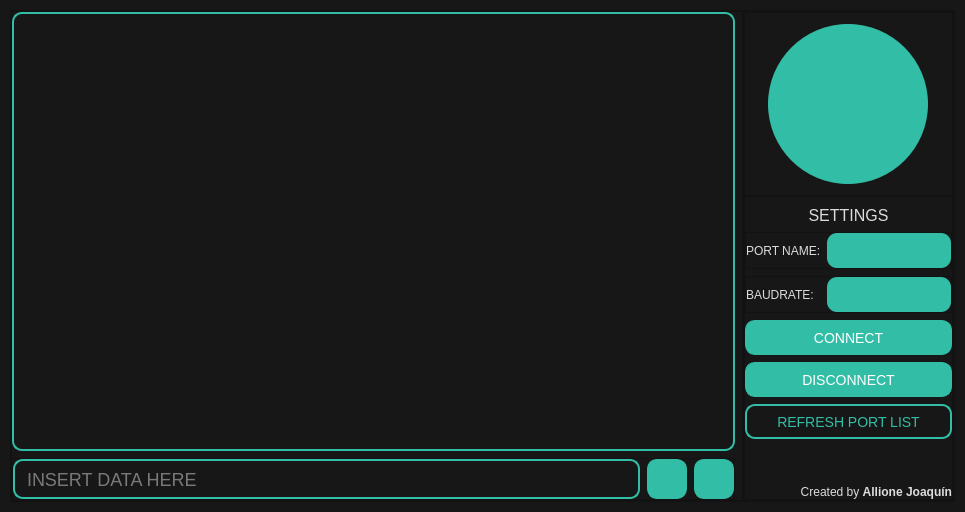
<?xml version="1.0" encoding="UTF-8"?>
<ui version="4.0">
 <class>MainWindow</class>
 <widget class="QMainWindow" name="MainWindow">
  <property name="geometry">
   <rect>
    <x>0</x>
    <y>0</y>
    <width>965</width>
    <height>512</height>
   </rect>
  </property>
  <property name="minimumSize">
   <size>
    <width>790</width>
    <height>512</height>
   </size>
  </property>
  <property name="windowTitle">
   <string>SERIAL Terminal</string>
  </property>
  <property name="styleSheet">
   <string notr="true">background-color: rgb(23,23,23);
color:#DCDCDC;</string>
  </property>
  <widget class="QWidget" name="centralwidget">
   <layout class="QVBoxLayout" name="verticalLayout">
    <property name="spacing">
     <number>0</number>
    </property>
    <property name="leftMargin">
     <number>10</number>
    </property>
    <property name="topMargin">
     <number>10</number>
    </property>
    <property name="rightMargin">
     <number>10</number>
    </property>
    <property name="bottomMargin">
     <number>10</number>
    </property>
    <item>
     <widget class="QFrame" name="frame">
      <property name="styleSheet">
       <string notr="true">QToolTip { 
       background-color: rgb(50,50,50); 
       color: white; 
       border: black solid 1px;
}</string>
      </property>
      <property name="frameShape">
       <enum>QFrame::StyledPanel</enum>
      </property>
      <property name="frameShadow">
       <enum>QFrame::Raised</enum>
      </property>
      <layout class="QHBoxLayout" name="horizontalLayout">
       <property name="spacing">
        <number>0</number>
       </property>
       <property name="leftMargin">
        <number>0</number>
       </property>
       <property name="topMargin">
        <number>0</number>
       </property>
       <property name="rightMargin">
        <number>0</number>
       </property>
       <property name="bottomMargin">
        <number>0</number>
       </property>
       <item>
        <widget class="QFrame" name="frame_2">
         <property name="frameShape">
          <enum>QFrame::StyledPanel</enum>
         </property>
         <property name="frameShadow">
          <enum>QFrame::Raised</enum>
         </property>
         <layout class="QVBoxLayout" name="verticalLayout_3">
          <property name="spacing">
           <number>7</number>
          </property>
          <property name="leftMargin">
           <number>0</number>
          </property>
          <property name="topMargin">
           <number>0</number>
          </property>
          <property name="rightMargin">
           <number>7</number>
          </property>
          <property name="bottomMargin">
           <number>0</number>
          </property>
          <item>
           <widget class="QFrame" name="frame_6">
            <property name="minimumSize">
             <size>
              <width>520</width>
              <height>230</height>
             </size>
            </property>
            <property name="styleSheet">
             <string notr="true">QFrame{
	border: 2px solid rgb(50, 190, 166);
	border-radius: 10px;
}
</string>
            </property>
            <property name="frameShape">
             <enum>QFrame::StyledPanel</enum>
            </property>
            <property name="frameShadow">
             <enum>QFrame::Raised</enum>
            </property>
            <layout class="QVBoxLayout" name="verticalLayout_4">
             <item>
              <widget class="QTextBrowser" name="textBrowser_terminal_view">
               <property name="toolTip">
                <string/>
               </property>
               <property name="styleSheet">
                <string notr="true">QTextBrowser{
	border: None;
	background-color: transparent;
	font-size: 18px;
}</string>
               </property>
              </widget>
             </item>
            </layout>
           </widget>
          </item>
          <item>
           <widget class="QFrame" name="frame_8">
            <property name="styleSheet">
             <string notr="true">QPushButton{
	border-radius: 10px;
	color: white;
	border: none;
	font: 15px;
	background-color: qlineargradient(spread:pad, x1:0, y1:0.534091, x2:1, y2:0.545455, stop:0 rgba(0, 85, 255, 255), stop:1 rgba(71, 129, 255, 255));
}

QPushButton::hover{
	background-color: qlineargradient(spread:pad, x1:0, y1:0.534091, x2:1, y2:0.545455, stop:0 rgba(50, 85, 255, 255), stop:1 rgba(71, 129, 255, 255));
}</string>
            </property>
            <property name="frameShape">
             <enum>QFrame::StyledPanel</enum>
            </property>
            <property name="frameShadow">
             <enum>QFrame::Raised</enum>
            </property>
            <layout class="QHBoxLayout" name="horizontalLayout_3">
             <property name="spacing">
              <number>7</number>
             </property>
             <property name="leftMargin">
              <number>0</number>
             </property>
             <property name="topMargin">
              <number>0</number>
             </property>
             <property name="rightMargin">
              <number>0</number>
             </property>
             <property name="bottomMargin">
              <number>0</number>
             </property>
             <item>
              <widget class="QLineEdit" name="lineEdit_data">
               <property name="minimumSize">
                <size>
                 <width>0</width>
                 <height>40</height>
                </size>
               </property>
               <property name="maximumSize">
                <size>
                 <width>16777215</width>
                 <height>40</height>
                </size>
               </property>
               <property name="styleSheet">
                <string notr="true">QLineEdit{
	border-radius: 10px;
	border: 2px solid rgb(50, 190, 166);
	font-size: 18px;
	padding-right: 10px;
	padding-left: 10px;
}</string>
               </property>
               <property name="placeholderText">
                <string>INSERT DATA HERE</string>
               </property>
              </widget>
             </item>
             <item>
              <widget class="QPushButton" name="pushButton_send">
               <property name="minimumSize">
                <size>
                 <width>40</width>
                 <height>40</height>
                </size>
               </property>
               <property name="maximumSize">
                <size>
                 <width>40</width>
                 <height>40</height>
                </size>
               </property>
               <property name="cursor">
                <cursorShape>PointingHandCursor</cursorShape>
               </property>
               <property name="toolTip">
                <string>Send data</string>
               </property>
               <property name="toolTipDuration">
                <number>5000</number>
               </property>
               <property name="styleSheet">
                <string notr="true">QPushButton{
	border: 1px solid black;
	border-radius: 10px;
	background: qlineargradient(x1: 0, y1: 0, x2: 0, y2: 1,
                                 stop: 0 #E1E1E1, stop: 0.4 #DDDDDD,
                                 stop: 0.5 #D8D8D8, stop: 1.0 #D3D3D3);
	image: url(:/icons/icons8-lleno-enviado-25.png);
	background-color: rgb(50, 190, 166);
	border: 1px solid rgb(50, 190, 166);
}

QPushButton::hover{
	background-color: rgb(38, 175, 155);
}</string>
               </property>
               <property name="text">
                <string/>
               </property>
              </widget>
             </item>
             <item>
              <widget class="QPushButton" name="pushButton_clean">
               <property name="minimumSize">
                <size>
                 <width>40</width>
                 <height>40</height>
                </size>
               </property>
               <property name="maximumSize">
                <size>
                 <width>40</width>
                 <height>40</height>
                </size>
               </property>
               <property name="cursor">
                <cursorShape>PointingHandCursor</cursorShape>
               </property>
               <property name="toolTip">
                <string>Clean Terminal.</string>
               </property>
               <property name="toolTipDuration">
                <number>5000</number>
               </property>
               <property name="styleSheet">
                <string notr="true">QPushButton{
	border: 1px solid black;
	border-radius: 10px;
	background: qlineargradient(x1: 0, y1: 0, x2: 0, y2: 1,
                                 stop: 0 #E1E1E1, stop: 0.4 #DDDDDD,
                                 stop: 0.5 #D8D8D8, stop: 1.0 #D3D3D3);
	image: url(:/icons/icons8-eliminar-25.png);
	background-color: rgb(50, 190, 166);
	border: 1px solid rgb(50, 190, 166);
}

QPushButton::hover{
	background-color: rgb(38, 175, 155);
}</string>
               </property>
               <property name="text">
                <string/>
               </property>
              </widget>
             </item>
            </layout>
           </widget>
          </item>
         </layout>
        </widget>
       </item>
       <item>
        <widget class="QFrame" name="frame_3">
         <property name="minimumSize">
          <size>
           <width>200</width>
           <height>0</height>
          </size>
         </property>
         <property name="maximumSize">
          <size>
           <width>300</width>
           <height>16777215</height>
          </size>
         </property>
         <property name="frameShape">
          <enum>QFrame::StyledPanel</enum>
         </property>
         <property name="frameShadow">
          <enum>QFrame::Raised</enum>
         </property>
         <layout class="QVBoxLayout" name="verticalLayout_2">
          <property name="spacing">
           <number>0</number>
          </property>
          <property name="leftMargin">
           <number>0</number>
          </property>
          <property name="topMargin">
           <number>0</number>
          </property>
          <property name="rightMargin">
           <number>0</number>
          </property>
          <property name="bottomMargin">
           <number>0</number>
          </property>
          <item>
           <widget class="QFrame" name="frame_4">
            <property name="minimumSize">
             <size>
              <width>0</width>
              <height>184</height>
             </size>
            </property>
            <property name="maximumSize">
             <size>
              <width>16777215</width>
              <height>250</height>
             </size>
            </property>
            <property name="frameShape">
             <enum>QFrame::StyledPanel</enum>
            </property>
            <property name="frameShadow">
             <enum>QFrame::Raised</enum>
            </property>
            <layout class="QHBoxLayout" name="horizontalLayout_4">
             <property name="spacing">
              <number>0</number>
             </property>
             <property name="leftMargin">
              <number>0</number>
             </property>
             <property name="topMargin">
              <number>0</number>
             </property>
             <property name="rightMargin">
              <number>0</number>
             </property>
             <property name="bottomMargin">
              <number>0</number>
             </property>
             <item>
              <widget class="QFrame" name="frame_9">
               <property name="minimumSize">
                <size>
                 <width>160</width>
                 <height>160</height>
                </size>
               </property>
               <property name="maximumSize">
                <size>
                 <width>160</width>
                 <height>160</height>
                </size>
               </property>
               <property name="styleSheet">
                <string notr="true">QFrame{
	border-radius: 80px;
	background-color: rgb(50, 190, 166);
	image: url(:/img/settings_10.png);
}
</string>
               </property>
               <property name="frameShape">
                <enum>QFrame::StyledPanel</enum>
               </property>
               <property name="frameShadow">
                <enum>QFrame::Raised</enum>
               </property>
              </widget>
             </item>
            </layout>
           </widget>
          </item>
          <item>
           <widget class="QFrame" name="frame_5">
            <property name="frameShape">
             <enum>QFrame::StyledPanel</enum>
            </property>
            <property name="frameShadow">
             <enum>QFrame::Raised</enum>
            </property>
            <layout class="QVBoxLayout" name="verticalLayout_5">
             <property name="spacing">
              <number>7</number>
             </property>
             <property name="leftMargin">
              <number>0</number>
             </property>
             <property name="rightMargin">
              <number>0</number>
             </property>
             <property name="bottomMargin">
              <number>0</number>
             </property>
             <item>
              <widget class="QLabel" name="label">
               <property name="font">
                <font>
                 <family>Nirmala UI</family>
                 <pointsize>12</pointsize>
                </font>
               </property>
               <property name="text">
                <string>SETTINGS</string>
               </property>
               <property name="alignment">
                <set>Qt::AlignCenter</set>
               </property>
              </widget>
             </item>
             <item>
              <widget class="QFrame" name="frame_7">
               <property name="frameShape">
                <enum>QFrame::StyledPanel</enum>
               </property>
               <property name="frameShadow">
                <enum>QFrame::Raised</enum>
               </property>
               <layout class="QHBoxLayout" name="horizontalLayout_2">
                <property name="leftMargin">
                 <number>0</number>
                </property>
                <property name="topMargin">
                 <number>0</number>
                </property>
                <property name="rightMargin">
                 <number>0</number>
                </property>
                <property name="bottomMargin">
                 <number>0</number>
                </property>
                <item>
                 <widget class="QLabel" name="label_2">
                  <property name="styleSheet">
                   <string notr="true"/>
                  </property>
                  <property name="text">
                   <string>PORT NAME:</string>
                  </property>
                 </widget>
                </item>
                <item>
                 <widget class="QComboBox" name="comboBox_port_list">
                  <property name="minimumSize">
                   <size>
                    <width>124</width>
                    <height>35</height>
                   </size>
                  </property>
                  <property name="maximumSize">
                   <size>
                    <width>16777215</width>
                    <height>35</height>
                   </size>
                  </property>
                  <property name="styleSheet">
                   <string notr="true">QComboBox {
    border: 2px;
    border-radius: 10px;
    padding-left: 10px;
    min-width: 6em;
	font: 16px;
	color: #dcdcDC;
	background-color: rgb(50, 190, 166);
}

QComboBox:editable {
    
}

QComboBox:!editable, QComboBox::drop-down:editable {
     
}

/* QComboBox gets the &quot;on&quot; state when the popup is open */
QComboBox:!editable:on, QComboBox::drop-down:editable:on {
     
}

QComboBox:on { /* shift the text when the popup opens */

}

QComboBox::drop-down {
    subcontrol-origin: padding;
    subcontrol-position: top right;
    width: 22px;

    border-left-width: 5px;
    
    border-left-style: solid; /* just a single line */
    border-top-right-radius: 3px; /* same radius as the QComboBox */
    border-bottom-right-radius: 3px;
}

QComboBox::down-arrow {
	
	image: url(:/icons/icons8-clasificar-abajo-15.png);
}

QComboBox::down-arrow:on { /* shift the arrow when popup is open */

}

QLabel {
	font: 18px;
	color:#DCDCDC;
}

QComboBox:editable {
    background: rgb(23,23,23)  ;
}</string>
                  </property>
                 </widget>
                </item>
               </layout>
              </widget>
             </item>
             <item>
              <widget class="QFrame" name="frame_10">
               <property name="frameShape">
                <enum>QFrame::StyledPanel</enum>
               </property>
               <property name="frameShadow">
                <enum>QFrame::Raised</enum>
               </property>
               <layout class="QHBoxLayout" name="horizontalLayout_5">
                <property name="leftMargin">
                 <number>0</number>
                </property>
                <property name="topMargin">
                 <number>0</number>
                </property>
                <property name="rightMargin">
                 <number>0</number>
                </property>
                <property name="bottomMargin">
                 <number>0</number>
                </property>
                <item>
                 <widget class="QLabel" name="label_3">
                  <property name="text">
                   <string>BAUDRATE:</string>
                  </property>
                 </widget>
                </item>
                <item>
                 <widget class="QComboBox" name="comboBox_baudrate">
                  <property name="minimumSize">
                   <size>
                    <width>124</width>
                    <height>35</height>
                   </size>
                  </property>
                  <property name="maximumSize">
                   <size>
                    <width>16777215</width>
                    <height>35</height>
                   </size>
                  </property>
                  <property name="styleSheet">
                   <string notr="true">QComboBox {
    border: 2px;
    border-radius: 10px;
    padding-left: 10px;
    min-width: 6em;
	font: 16px;
	color: #dcdcDC;
	background-color: rgb(50, 190, 166);
}

QComboBox:editable {
    
}

QComboBox:!editable, QComboBox::drop-down:editable {
     
}

/* QComboBox gets the &quot;on&quot; state when the popup is open */
QComboBox:!editable:on, QComboBox::drop-down:editable:on {
     
}

QComboBox:on { /* shift the text when the popup opens */

}

QComboBox::drop-down {
    subcontrol-origin: padding;
    subcontrol-position: top right;
    width: 22px;

    border-left-width: 5px;
    
    border-left-style: solid; /* just a single line */
    border-top-right-radius: 3px; /* same radius as the QComboBox */
    border-bottom-right-radius: 3px;
}

QComboBox::down-arrow {
	
	image: url(:/icons/icons8-clasificar-abajo-15.png);
}

QComboBox::down-arrow:on { /* shift the arrow when popup is open */

}

QLabel {
	font: 18px;
	color:#DCDCDC;
}

QComboBox:editable {
    background: rgb(23,23,23)  ;
}</string>
                  </property>
                 </widget>
                </item>
               </layout>
              </widget>
             </item>
             <item>
              <widget class="QPushButton" name="pushButton_connect">
               <property name="minimumSize">
                <size>
                 <width>0</width>
                 <height>35</height>
                </size>
               </property>
               <property name="maximumSize">
                <size>
                 <width>16777215</width>
                 <height>35</height>
                </size>
               </property>
               <property name="styleSheet">
                <string notr="true">QPushButton{
	border: 1px solid black;
	border-radius: 10px;
	background: qlineargradient(x1: 0, y1: 0, x2: 0, y2: 1,
                                 stop: 0 #E1E1E1, stop: 0.4 #DDDDDD,
                                 stop: 0.5 #D8D8D8, stop: 1.0 #D3D3D3);
	
	background-color: rgb(50, 190, 166);
	color: white;
	border: 1px solid rgb(50, 190, 166);
	font: 14px;
}

QPushButton::hover{
	background-color: rgb(38, 175, 155);
}</string>
               </property>
               <property name="text">
                <string>CONNECT</string>
               </property>
              </widget>
             </item>
             <item>
              <widget class="QPushButton" name="pushButton_disconnect">
               <property name="minimumSize">
                <size>
                 <width>0</width>
                 <height>35</height>
                </size>
               </property>
               <property name="styleSheet">
                <string notr="true">QPushButton{
	border: 1px solid black;
	border-radius: 10px;
	background: qlineargradient(x1: 0, y1: 0, x2: 0, y2: 1,
                                 stop: 0 #E1E1E1, stop: 0.4 #DDDDDD,
                                 stop: 0.5 #D8D8D8, stop: 1.0 #D3D3D3);
	
	background-color: rgb(50, 190, 166);
	color: white;
	border: 1px solid rgb(50, 190, 166);
	font: 14px;
}

QPushButton::hover{
	background-color: rgb(38, 175, 155);
}</string>
               </property>
               <property name="text">
                <string>DISCONNECT</string>
               </property>
              </widget>
             </item>
             <item>
              <widget class="QPushButton" name="pushButton_refresh">
               <property name="minimumSize">
                <size>
                 <width>0</width>
                 <height>35</height>
                </size>
               </property>
               <property name="maximumSize">
                <size>
                 <width>16777215</width>
                 <height>35</height>
                </size>
               </property>
               <property name="styleSheet">
                <string notr="true">QPushButton{
	border: 1px solid black;
	border-radius: 10px;
	background: qlineargradient(x1: 0, y1: 0, x2: 0, y2: 1,
                                 stop: 0 #E1E1E1, stop: 0.4 #DDDDDD,
                                 stop: 0.5 #D8D8D8, stop: 1.0 #D3D3D3);
	background-color: transparent;
	color: rgb(50, 190, 166);
	border: 2px solid rgb(50, 190, 166);
	font: 14px;
}

QPushButton::hover{
	background-color: rgb(38, 175, 155);
	color: white;
}</string>
               </property>
               <property name="text">
                <string>REFRESH PORT LIST</string>
               </property>
              </widget>
             </item>
             <item>
              <spacer name="verticalSpacer">
               <property name="orientation">
                <enum>Qt::Vertical</enum>
               </property>
               <property name="sizeHint" stdset="0">
                <size>
                 <width>20</width>
                 <height>40</height>
                </size>
               </property>
              </spacer>
             </item>
             <item>
              <widget class="QLabel" name="label_4">
               <property name="text">
                <string>Created by &lt;strong&gt;Allione Joaquín&lt;/strong&gt;</string>
               </property>
               <property name="alignment">
                <set>Qt::AlignRight|Qt::AlignTrailing|Qt::AlignVCenter</set>
               </property>
              </widget>
             </item>
            </layout>
           </widget>
          </item>
         </layout>
        </widget>
       </item>
      </layout>
     </widget>
    </item>
   </layout>
  </widget>
 </widget>
 <resources>
  <include location="resources/resources.qrc"/>
 </resources>
 <connections/>
</ui>
